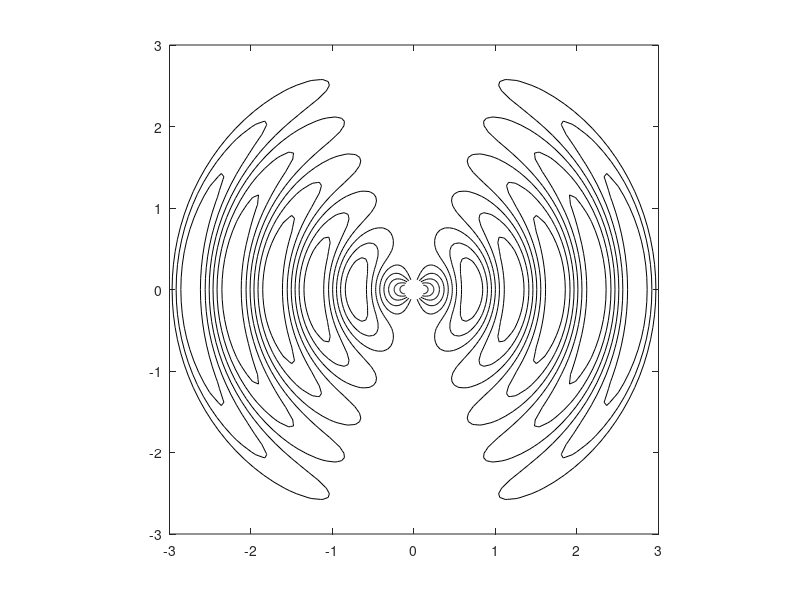

MATLAB code to generate this figure: (Note: this script raises an error after producing the figure.)
% dipmovie.m - dipole radiation movie
% based on Example 13.5.1

% Sophocles J. Orfanidis - 1999-2008 - www.ece.rutgers.edu/~orfanidi/ewa

[r,th] = meshgrid(linspace(1/8,3,61), linspace(0,pi,61));

u = 2*pi*r; 
[z,x] = pol2cart(th,r);

for i=0:63,
  d = 2*pi*i/64;        % one period [0,T] in increments of T/64

  C = (cos(u-d)./u + sin(u-d)) .* sin(th).^2;   % contour levels
  contour([-x; x], [z; z], [C; C], 8);          % 8 levels

  colormap([0,0,0]); axis('square'); 
  xlim([-3,3]); ylim([-3,3]); 
  xtick(-3:3); ytick(-3:3);
  line([0,0],[-1/16,1/16],'linewidth',2);

  M(i+1) = getframe;
end

movie(M,8);       % play movie 8 times - equivalent to 8 periods



